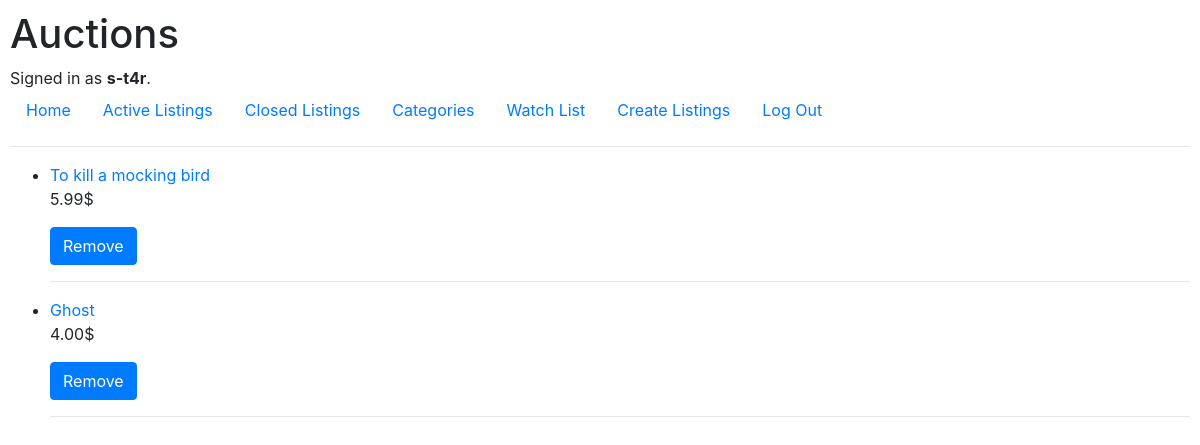
Page /watchlist (signed in) on the committed database.
### auctions/models.py (models this page shows, shortened)
class User(AbstractUser):
    pass

class WatchList(models.Model):
    user = models.ForeignKey(User, on_delete=models.CASCADE)
    listing = models.ForeignKey(AuctionListing, on_delete=models.CASCADE)

class AuctionListing(models.Model):
    CATEGORY_CHOICES = [
        ('TOYS', 'Toys'),
        ('BOOK', 'Books'),
    ]
    category = models.CharField(max_length=4, choices=CATEGORY_CHOICES)
    user = models.ForeignKey(User, on_delete=models.CASCADE, related_name="lister")
    title = models.CharField(max_length=64)
    description = models.TextField()
    starting_bid = models.FloatField()
    active = models.BooleanField(default=True)
    winner = models.ForeignKey(User, on_delete=models.SET_NULL, null=True, blank=True, related_name="winner")

### auctions/views.py (the view)
# urls.py: path("watchlist", views.watchlist, name="watchlist"),
@login_required
def watchlist(request):
    if request.method == 'POST':
        item_id = request.POST.get('item_id')
        WatchList.objects.filter(pk=item_id, user=request.user).delete()
        watchlist = WatchList.objects.filter(user=request.user)
        return render(request, "auctions/watch_list.html", {
            "watchlist": watchlist,
        })
    else:
        watchlist = WatchList.objects.filter(user=request.user)
        return render(request, "auctions/watch_list.html", {
            "watchlist": watchlist,
        })

### auctions/templates/auctions/watch_list.html (shortened to what this page needs)
{% extends "auctions/layout.html" %}
{% block body %}
<ul>
    {% for list in watchlist %}
        <li>
            <a href="{% url 'listing' id=list.id %}">
                {{ list.listing.title }}
            </a>
            <p>{{ list.listing.starting_bid|floatformat:2 }}$</p>
            <form action="{% url 'watchlist' %}" method="post">
                <input type="submit" value="Remove" class="btn btn-primary">
            </form>
        </li>
        <hr>
    {% endfor %}
</ul>
{% endblock %}

### auctions/templates/auctions/layout.html (shortened to what this page needs)
{% load static %}
<!DOCTYPE html>
<html lang="en">
    <head>
        <link rel="stylesheet" href="https://stackpath.bootstrapcdn.com/bootstrap/4.4.1/css/bootstrap.min.css">
        <link href="{% static 'auctions/styles.css' %}" rel="stylesheet">
    </head>
    <body>
        <h1>Auctions</h1>
        <div>
            {% if user.is_authenticated %}
                Signed in as <strong>{{ user.username }}</strong>.
            {% else %}
                Not signed in.
            {% endif %}
        </div>
        <ul class="nav">
            <li class="nav-item">
                <a class="nav-link" href="{% url 'index' %}">Home</a>
            </li>
            <li class="nav-item">
                <a class="nav-link" href="{% url 'active_listings' %}">Active Listings</a>
            </li>
            <li class="nav-item">
                <a class="nav-link" href="{% url 'closed_listings' %}">Closed Listings</a>
            </li>
            <li class="nav-item">
                <a class="nav-link" href="{% url 'categories' %}">Categories</a>
            </li>
            {% if user.is_authenticated %}
                <li class="nav-item">
                    <a class="nav-link" href="{% url 'watchlist' %}">Watch List</a>
                </li>
                <li class="nav-item">
                    <a class="nav-link" href="{% url 'create' %}">Create Listings</a>
                </li>
                <li class="nav-item">
                    <a class="nav-link" href="{% url 'logout' %}">Log Out</a>
                </li>
            {% endif %}
        </ul>
        <hr>
        {% block body %}
        {% endblock %}
    </body>
</html>

### auctions/static/auctions/styles.css (style rules this page uses)
body { padding: 10px; }

### rows in the picture
User: username "s-t4r"
WatchList: listing "To kill a mocking bird", listing.starting_bid "5.99"
WatchList: listing "Ghost", listing.starting_bid "4.00"
